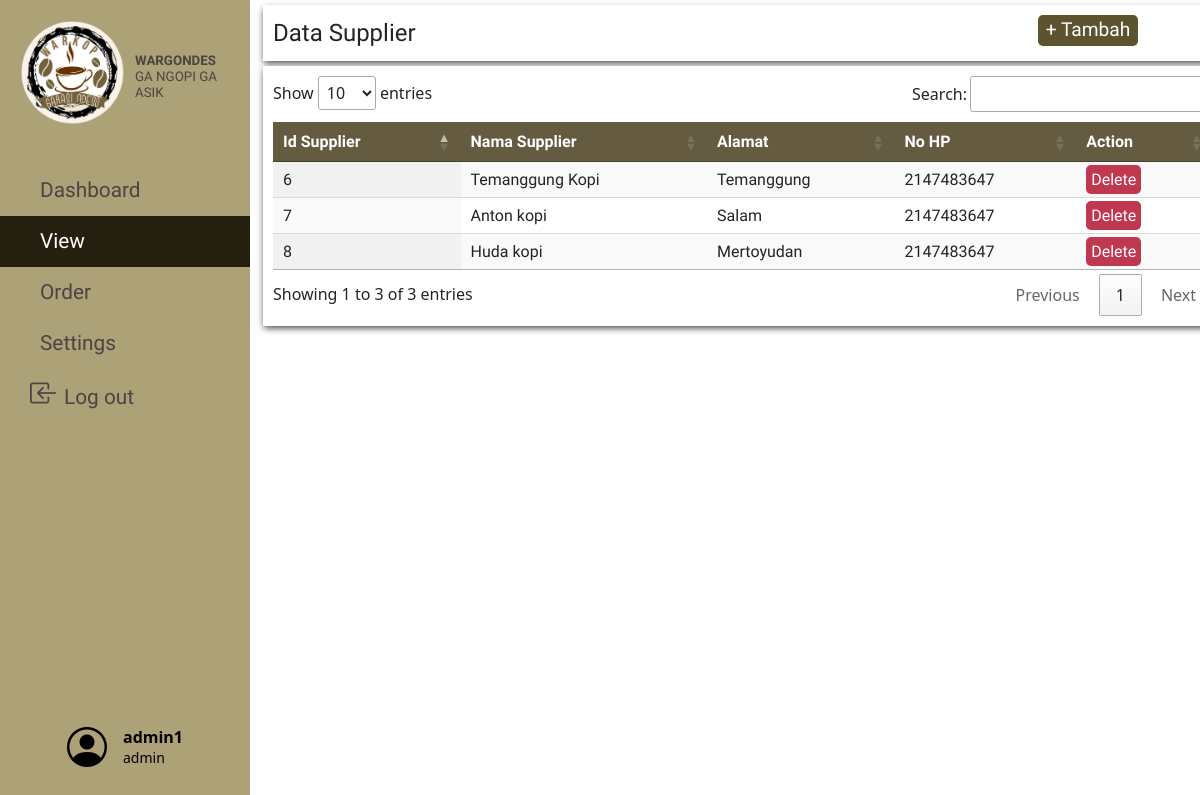
The app's page /php/viewSupplierPage.php (signed in) with its own data.
### tables this page shows
CREATE TABLE `supplier` (
  `id_supplier` int(11) NOT NULL,
  `nama_supplier` varchar(25) NOT NULL,
  `alamat_supplier` varchar(25) NOT NULL,
  `no_hp` int(12) NOT NULL
);

### php/viewSupplierPage.php (the view, shortened to what this page needs)
<html>
	<?php $page = 'viewPage'; include('../include/header.php');?>
	<?php include('../include/navbar.php');?>
	<?php include('../database/db.php');?>
	<link href="../css/ViewOrder.css" rel="stylesheet" type="text/css" />
	<body style="background:url('https://img.freepik.com/free-photo/right-corner-coffee-beans-with-copy-space_23-2148255026.jpg?w=826&t=st=1690722306~exp=1690722906~hmac=857df898b9099e272b7c4738dd9a2e88d4b1ef4aa3c55a6ebd3c8b798e20c916');background-repeat:no-repeat;
background-position: center center;background-size: cover;">
		<div class="label SupplierList">Data Supplier
			<button id="myBtn" style="width:100px;">+ Tambah</button>
		</div>
		<table id="supplier_list" class="display">
			<thead>
				<tr>
					<th>Id Supplier</th>
					<th>Nama Supplier</th>
					<th>Alamat</th>
					<th>No HP</th>
					<th>Action</th>
				</tr>
			</thead>
				<tbody>
					<?php
						$sql = "SELECT * FROM supplier";
						$result = $conn->query($sql);
					?>
					<?php if ($result->num_rows > 0): ?>
						<?php while($row = $result->fetch_assoc()): ?>
							<tr>
								<td><?php echo $row["id_supplier"]; ?></td>
								<td><?php echo $row["nama_supplier"]; ?></td>
								<td><?php echo $row["alamat_supplier"]; ?></td>
								<td><?php echo $row["no_hp"]; ?></td>
								<td><a onclick="return alert('Supplier Deleted');" href="../actions/supplier_delete.php?id_supplier=<?php echo $row["id_supplier"];?>" class="action delete">Delete</td>
							</tr>
						<?php endwhile; ?>
					<?php endif; ?>
				</tbody>
			</table>
	</body>
</html>

### css/table.css (style rules this page uses)
table { background:white; border-color:black; font-family: 'Arya', sans-serif; }
thead { background:#645b40; color:white; }
.delete { background-color:#C03750; color:white; }
.action { border:none; border-radius: 5px; padding:5px; }

### css/ViewOrder.css (style rules this page uses)
body { background-color: #ededed; }
.label { width:80%; margin-top:5px; margin-left: 263px; float:left; background-color: white; font-size: 1.5em; padding:10px; font-family: 'Arya', sans-serif; box-shadow: 0px 3px 7px -1px rgba(0,0,0,0.75); -webkit-box-shadow: 0px 3px 7px -1px rgba(0,0,0,0.75); -moz-box-shadow: 0px 3px 7px -1px rgba(0,0,0,0.75); }

### css/modal.css (style rules this page uses)
#mybtn { float: right; margin-right: 75px; border: none; background-color: #5e532f; border-radius:5px; width: 5%; color: white; font-size: 1.2rem; }

### css/navbar.css (style rules this page uses)
a, a:hover, a:focus { color: inherit; text-decoration: none; transition: all 0.3s; }

### records on screen
supplier: id_supplier "6", nama_supplier "Temanggung Kopi", alamat_supplier "Temanggung", no_hp "2147483647"
supplier: id_supplier "7", nama_supplier "Anton kopi", alamat_supplier "Salam", no_hp "2147483647"
supplier: id_supplier "8", nama_supplier "Huda kopi", alamat_supplier "Mertoyudan", no_hp "2147483647"

### other values on screen
$_SESSION["user"] "admin1"
$_SESSION["role"] "admin"
